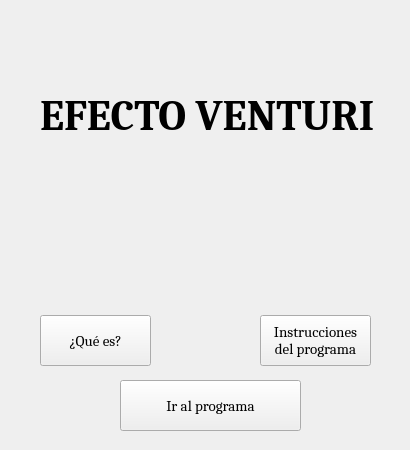
<?xml version="1.0" encoding="UTF-8"?>
<ui version="4.0">
 <class>Form</class>
 <widget class="QWidget" name="Form">
  <property name="geometry">
   <rect>
    <x>0</x>
    <y>0</y>
    <width>410</width>
    <height>450</height>
   </rect>
  </property>
  <property name="windowTitle">
   <string>Inicio</string>
  </property>
  <widget class="QLabel" name="label">
   <property name="geometry">
    <rect>
     <x>0</x>
     <y>0</y>
     <width>421</width>
     <height>511</height>
    </rect>
   </property>
   <property name="layoutDirection">
    <enum>Qt::RightToLeft</enum>
   </property>
   <property name="text">
    <string/>
   </property>
   <property name="pixmap">
    <pixmap>fondo_inicio.svg</pixmap>
   </property>
   <property name="scaledContents">
    <bool>true</bool>
   </property>
  </widget>
  <widget class="QLabel" name="label_2">
   <property name="geometry">
    <rect>
     <x>40</x>
     <y>90</y>
     <width>361</width>
     <height>51</height>
    </rect>
   </property>
   <property name="font">
    <font>
     <family>Cambria</family>
     <pointsize>32</pointsize>
     <weight>75</weight>
     <bold>true</bold>
     <underline>false</underline>
    </font>
   </property>
   <property name="autoFillBackground">
    <bool>false</bool>
   </property>
   <property name="text">
    <string>EFECTO VENTURI</string>
   </property>
  </widget>
  <widget class="QLabel" name="label_3">
   <property name="geometry">
    <rect>
     <x>50</x>
     <y>150</y>
     <width>311</width>
     <height>111</height>
    </rect>
   </property>
   <property name="text">
    <string/>
   </property>
   <property name="pixmap">
    <pixmap>../Imagenes/tubito.svg</pixmap>
   </property>
   <property name="scaledContents">
    <bool>true</bool>
   </property>
  </widget>
  <widget class="QPushButton" name="informacion">
   <property name="geometry">
    <rect>
     <x>40</x>
     <y>315</y>
     <width>111</width>
     <height>51</height>
    </rect>
   </property>
   <property name="font">
    <font>
     <family>Cambria</family>
     <pointsize>11</pointsize>
    </font>
   </property>
   <property name="text">
    <string>¿Qué es?</string>
   </property>
  </widget>
  <widget class="QPushButton" name="ir_programa">
   <property name="geometry">
    <rect>
     <x>120</x>
     <y>380</y>
     <width>181</width>
     <height>51</height>
    </rect>
   </property>
   <property name="font">
    <font>
     <family>Cambria</family>
     <pointsize>11</pointsize>
    </font>
   </property>
   <property name="text">
    <string>Ir al programa</string>
   </property>
  </widget>
  <widget class="QPushButton" name="_instrucciones">
   <property name="geometry">
    <rect>
     <x>260</x>
     <y>315</y>
     <width>111</width>
     <height>51</height>
    </rect>
   </property>
   <property name="font">
    <font>
     <family>Cambria</family>
     <pointsize>11</pointsize>
    </font>
   </property>
   <property name="text">
    <string>Instrucciones 
del programa</string>
   </property>
  </widget>
  <zorder>label</zorder>
  <zorder>label_3</zorder>
  <zorder>label_2</zorder>
  <zorder>informacion</zorder>
  <zorder>ir_programa</zorder>
  <zorder>_instrucciones</zorder>
 </widget>
 <resources/>
 <connections/>
</ui>
